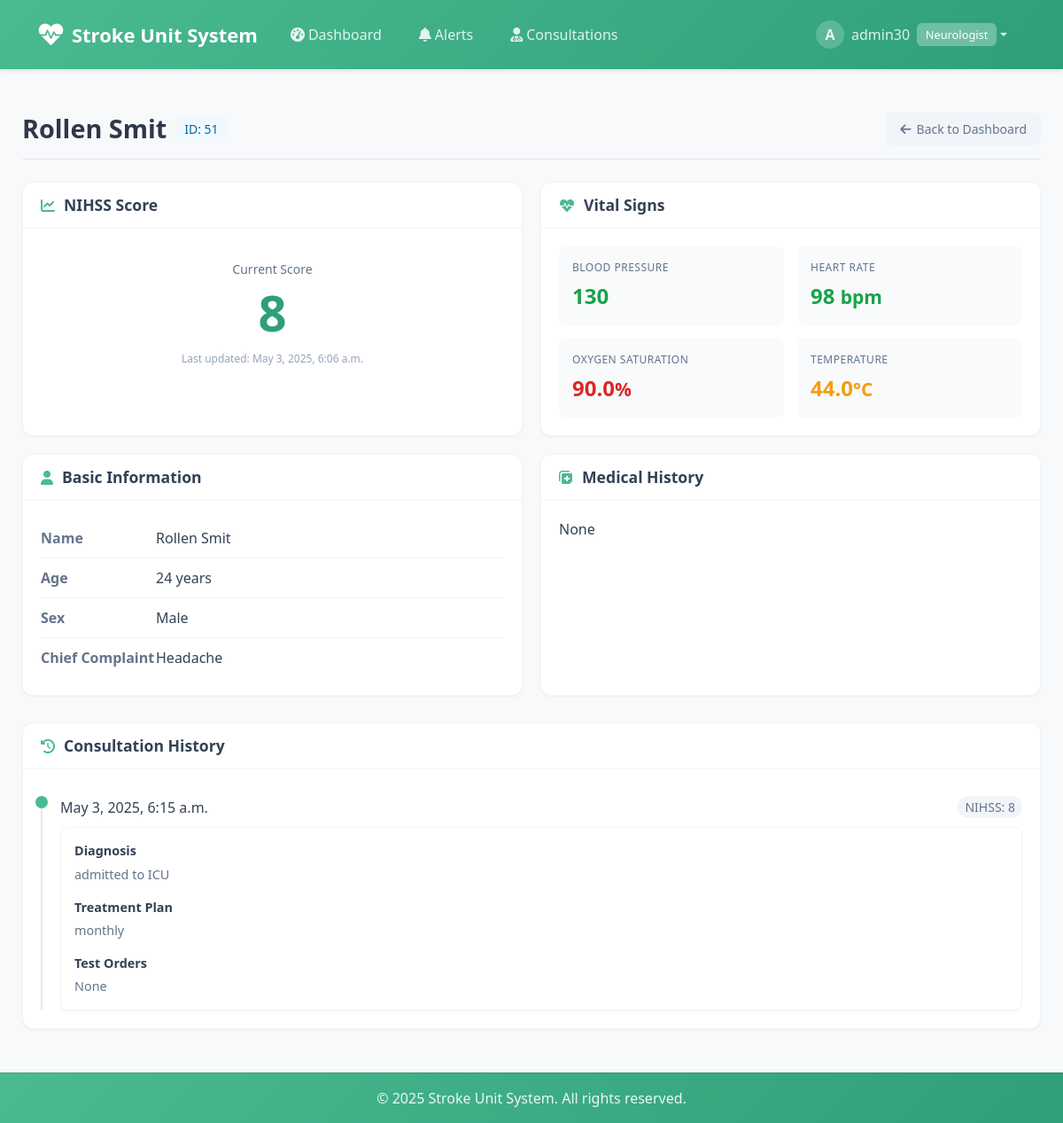
Screenshot of /patient/51/ (signed in) with the database file from the repository.
### patientsystem/models.py (models this page shows, shortened)
class UserProfile(models.Model):
    user = models.OneToOneField(User, on_delete=models.CASCADE)
    role = models.CharField(max_length=20, choices=[
        ('technician', 'Technician'),
        ('neurologist', 'Neurologist')
    ], default='technician')

class Patient(models.Model):
    GENDER_CHOICES = [
        ('M', 'Male'),
        ('F', 'Female'),
        ('O', 'Other'),
    ]
    hospital_id = models.CharField(max_length=10, unique=True, blank=True)
    first_name = models.CharField(max_length=100)
    last_name = models.CharField(max_length=100)
    date_of_birth = models.DateField()
    gender = models.CharField(max_length=1, choices=GENDER_CHOICES)
    chief_complaint = models.TextField(blank=True)
    address = models.TextField(blank=True)
    phone_number = models.CharField(max_length=20, blank=True)
    emergency_contact = models.CharField(max_length=100, blank=True)
    medical_history = models.TextField(blank=True)
    current_medications = models.TextField(blank=True)
    allergies = models.TextField(blank=True)
    vitals = models.OneToOneField(Vitals, on_delete=models.CASCADE)
    nihss_score = models.IntegerField(default=0)
    nihss_last_updated = models.DateTimeField(auto_now=True)
    created_at = models.DateTimeField(auto_now_add=True)
    updated_at = models.DateTimeField(auto_now=True)
    @property
    def name(self):
        return f"{self.first_name} {self.last_name}"
    @property
    def age(self):
        today = datetime.now()
        return today.year - self.date_of_birth.year - ((today.month, today.day) < (self.date_of_birth.month, self.date_of_birth.day))
    @property
    def sex(self):
        return 'Male' if self.gender == 'M' else 'Female' if self.gender == 'F' else 'Other'

class Vitals(models.Model):
    blood_pressure = models.CharField(max_length=20)
    heart_rate = models.IntegerField()
    oxygen_saturation = models.FloatField()
    temperature = models.FloatField()
    blood_glucose = models.IntegerField(null=True, blank=True)
    respiratory_rate = models.IntegerField(null=True, blank=True)

class Consultation(models.Model):
    patient = models.ForeignKey(Patient, on_delete=models.CASCADE, related_name='consultations')
    date = models.DateTimeField(auto_now_add=True)
    symptom_onset_time = models.DateTimeField(null=True, blank=True)
    diagnosis = models.TextField()
    treatment_plan = models.TextField()
    test_orders = models.TextField(blank=True)
    vitals = models.OneToOneField(Vitals, on_delete=models.CASCADE)
    nihss_score = models.IntegerField()
    tpa_approved = models.BooleanField(default=False, verbose_name="TPA Approved")
    tpa_approval_notes = models.TextField(blank=True, verbose_name="TPA Approval Notes")

### patientsystem/views.py (the view)
# urls.py: path('patient/<int:patient_id>/', views.patient_detail, name='patient_detail'),
@login_required
def patient_detail(request, patient_id):
    try:
        patient = get_object_or_404(Patient, id=patient_id)
        consultations = patient.consultations.all().order_by('-date')
        ct_scan_images = patient.ct_scan_images.all().order_by('-uploaded_at')
        print(f"Retrieved {ct_scan_images.count()} CT scan images for patient {patient.id}")
        for img in ct_scan_images:
            print(f"Image {img.id}: {img.image.name} - exists: {bool(img.image)}")
        is_neurologist = hasattr(request.user, 'userprofile') and request.user.userprofile.role == 'neurologist'
        is_technician = hasattr(request.user, 'userprofile') and request.user.userprofile.role == 'technician'
        if not (is_neurologist or is_technician):
            messages.error(request, 'You do not have permission to view patient details.')
            return redirect('patientsystem:dashboard')
        context = {
            'patient': patient,
            'consultations': consultations,
            'is_neurologist': is_neurologist,
            'is_technician': is_technician,
            'ct_scan_images': ct_scan_images,
        }
        print(f"Context ct_scan_images length: {len(context['ct_scan_images'])}")
        return render(request, 'patientsystem/patient_detail.html', context)
    except Exception as e:
        import traceback
        print(f"Error in patient_detail: {str(e)}")
        print(traceback.format_exc())
        messages.error(request, f'Error accessing patient details: {str(e)}')
        return redirect('patientsystem:dashboard')

### templates/patientsystem/patient_detail.html (shortened to what this page needs)
{% extends 'base.html' %}
{% load patient_filters %}
{% load static %}
{% block extra_css %}
<link href="{% static 'css/patient-detail.css' %}" rel="stylesheet">
{% endblock %}
{% block content %}
<div class="patient-detail-container">
    <div class="page-header">
        <div class="d-flex align-items-center">
            <h2>{{ patient.name }}</h2>
            <span class="patient-id-badge">ID: {{ patient.id }}</span>
        </div>
        <div class="header-actions">
            <a href="{% url 'patientsystem:dashboard' %}" class="btn-back">
                <i class="fas fa-arrow-left"></i> Back to Dashboard
            </a>
        </div>
    </div>
    <div class="patient-dashboard">
        <div class="status-card">
            <div class="status-card-header">
                <i class="fas fa-chart-line"></i>
                <h3>NIHSS Score</h3>
            </div>
            <div class="status-card-body">
                <div class="nihss-container">
                    <div class="nihss-label">Current Score</div>
                    <div class="nihss-value {% if patient.nihss_score > 15 %}nihss-critical{% elif patient.nihss_score > 10 %}nihss-warning{% else %}nihss-normal{% endif %}">
                        {{ patient.nihss_score }}
                    </div>
                    <div class="nihss-timestamp">Last updated: {{ patient.nihss_last_updated|date:"F j, Y, g:i a" }}</div>
                </div>
            </div>
        </div>
        <div class="status-card">
            <div class="status-card-header">
                <i class="fas fa-heartbeat"></i>
                <h3>Vital Signs</h3>
            </div>
            <div class="status-card-body">
                <div class="vitals-grid">
                    <div class="vital-card">
                        <div class="vital-label">Blood Pressure</div>
                        <div class="vital-value {% if patient.vitals.blood_pressure|get_systolic > 180 %}vital-critical{% elif patient.vitals.blood_pressure|get_systolic > 140 %}vital-warning{% else %}vital-normal{% endif %}">
                            {{ patient.vitals.blood_pressure }}
                        </div>
                    </div>
                    <div class="vital-card">
                        <div class="vital-label">Heart Rate</div>
                        <div class="vital-value {% if patient.vitals.heart_rate > 100 %}vital-warning{% elif patient.vitals.heart_rate < 60 %}vital-warning{% else %}vital-normal{% endif %}">
                            {{ patient.vitals.heart_rate }} <small>bpm</small>
                        </div>
                    </div>
                    <div class="vital-card">
                        <div class="vital-label">Oxygen Saturation</div>
                        <div class="vital-value {% if patient.vitals.oxygen_saturation < 93 %}vital-critical{% elif patient.vitals.oxygen_saturation < 95 %}vital-warning{% else %}vital-normal{% endif %}">
                            {{ patient.vitals.oxygen_saturation|floatformat:1 }}<small>%</small>
                        </div>
                    </div>
                    <div class="vital-card">
                        <div class="vital-label">Temperature</div>
                        <div class="vital-value {% if patient.vitals.temperature > 38.5 %}vital-warning{% elif patient.vitals.temperature < 36 %}vital-warning{% else %}vital-normal{% endif %}">
                            {{ patient.vitals.temperature|floatformat:1 }}<small>°C</small>
                        </div>
                    </div>
                </div>
            </div>
        </div>
        <div class="status-card">
            <div class="status-card-header">
                <i class="fas fa-user"></i>
                <h3>Basic Information</h3>
            </div>
            <div class="status-card-body">
                <ul class="info-list">
                    <li class="info-item">
                        <div class="info-label">Name</div>
                        <div class="info-value">{{ patient.name }}</div>
                    </li>
                    <li class="info-item">
                        <div class="info-label">Age</div>
                        <div class="info-value">{{ patient.age }} years</div>
                    </li>
                    <li class="info-item">
                        <div class="info-label">Sex</div>
                        <div class="info-value">{{ patient.sex }}</div>
                    </li>
                    <li class="info-item">
                        <div class="info-label">Chief Complaint</div>
                        <div class="info-value">{{ patient.chief_complaint }}</div>
                    </li>
                </ul>
            </div>
        </div>
        <div class="status-card">
            <div class="status-card-header">
                <i class="fas fa-notes-medical"></i>
                <h3>Medical History</h3>
            </div>
            <div class="status-card-body">
                <div class="medical-history">
                    {{ patient.medical_history }}
                </div>
            </div>
        </div>
    </div>
    <div class="status-card">
        <div class="status-card-header">
            <i class="fas fa-history"></i>
            <h3>Consultation History</h3>
        </div>
        <div class="status-card-body">
            {% if consultations %}
            <div class="consultation-timeline">
                {% for consultation in consultations %}
                <div class="consultation-item">
                    <div class="consultation-header">
                        <div class="consultation-date">{{ consultation.date|date:"F j, Y, g:i a" }}</div>
                        <div class="consultation-nihss">NIHSS: {{ consultation.nihss_score }}</div>
                    </div>
                    <div class="consultation-content">
                        <div class="consultation-section">
                            <div class="consultation-section-title">Diagnosis</div>
                            <div class="consultation-section-content">{{ consultation.diagnosis }}</div>
                        </div>
                        <div class="consultation-section">
                            <div class="consultation-section-title">Treatment Plan</div>
                            <div class="consultation-section-content">{{ consultation.treatment_plan }}</div>
                        </div>
                        {% if consultation.test_orders %}
                        <div class="consultation-section">
                            <div class="consultation-section-title">Test Orders</div>
                            <div class="consultation-section-content">{{ consultation.test_orders }}</div>
                        </div>
                        {% endif %}
                    </div>
                </div>
                {% endfor %}
            </div>
            {% else %}
            <div class="empty-state">
                <i class="fas fa-clipboard-list"></i>
                <p>No consultations recorded yet.</p>
            </div>
            {% endif %}
        </div>
    </div>
</div>
{% endblock %}

### templates/base.html (shortened to what this page needs)
{% load static %}
<!DOCTYPE html>
<html lang="en">
<head>
    <link href="https://cdn.jsdelivr.net/npm/bootstrap@5.3.0/dist/css/bootstrap.min.css" rel="stylesheet">
    <link href="https://cdnjs.cloudflare.com/ajax/libs/font-awesome/6.0.0/css/all.min.css" rel="stylesheet">
    <link href="{% static 'css/style.css' %}" rel="stylesheet">
    {% block extra_css %}{% endblock %}
</head>
<body class="d-flex flex-column min-vh-100">
    <nav class="navbar navbar-expand-lg navbar-dark sticky-top">
        <div class="container">
            <a class="navbar-brand d-flex align-items-center" href="{% url 'patientsystem:dashboard' %}">
                <i class="fas fa-heartbeat me-2 fa-lg pulse"></i>
                <span>Stroke Unit System</span>
            </a>
            <div class="collapse navbar-collapse" id="navbarNav">
                <ul class="navbar-nav me-auto">
                    {% if user.is_authenticated %}
                    <li class="nav-item">
                        <a class="nav-link rounded-pill px-3 {% if request.resolver_match.url_name == 'dashboard' %}active{% endif %}" href="{% url 'patientsystem:dashboard' %}">
                            <i class="fas fa-tachometer-alt me-1"></i>Dashboard
                        </a>
                    </li>
                    <li class="nav-item">
                        <a class="nav-link rounded-pill px-3 {% if request.resolver_match.url_name == 'alerts' %}active{% endif %}" href="{% url 'patientsystem:alerts' %}">
                            <i class="fas fa-bell me-1"></i>Alerts
                        </a>
                    </li>
                    {% if user.userprofile.role == 'neurologist' %}
                    <li class="nav-item">
                        <a class="nav-link rounded-pill px-3 {% if request.resolver_match.url_name == 'consultations' %}active{% endif %}" href="{% url 'patientsystem:consultations' %}">
                            <i class="fas fa-user-md me-1"></i>Consultations
                        </a>
                    </li>
                    {% endif %}
                    {% endif %}
                </ul>
                <ul class="navbar-nav">
                    {% if user.is_authenticated %}
                    <li class="nav-item dropdown">
                        <a class="nav-link dropdown-toggle rounded-pill px-3 d-flex align-items-center" href="#" id="navbarDropdown" role="button" data-bs-toggle="dropdown">
                            <div class="avatar-circle me-2">{{ user.username.0|upper }}</div>
                            <span>{{ user.username }}</span>
                            <span class="badge ms-2 role-badge">{{ user.userprofile.get_role_display }}</span>
                        </a>
                    </li>
                    {% endif %}
                </ul>
            </div>
        </div>
    </nav>
    <main class="flex-grow-1 py-4">
        {% block content %}{% endblock %}
    </main>
    <footer class="footer mt-auto py-3">
        <div class="container">
            <div class="row align-items-center">
                <div class="col-12 text-center">
                    <span>© {% now "Y" %} Stroke Unit System. All rights reserved.</span>
                </div>
            </div>
        </div>
    </footer>
</body>
</html>

### rows the page displays
Patient: name "Rollen Smit", id "51", nihss_score "8", nihss_last_updated "May 3, 2025, 6:06 a.m.", vitals.blood_pressure "130", vitals.heart_rate "98", vitals.oxygen_saturation "90.0", vitals.temperature "44.0", age "24", sex "Male", chief_complaint "Headache", medical_history "None"
Consultation: date "May 3, 2025, 6:15 a.m.", nihss_score "8", diagnosis "admitted to ICU", treatment_plan "monthly", test_orders "None"

### other values shown
{{ user.username.0|upper }} "A"
{{ user.username }} "admin30"
{{ user.userprofile.get_role_display }} "Neurologist"
